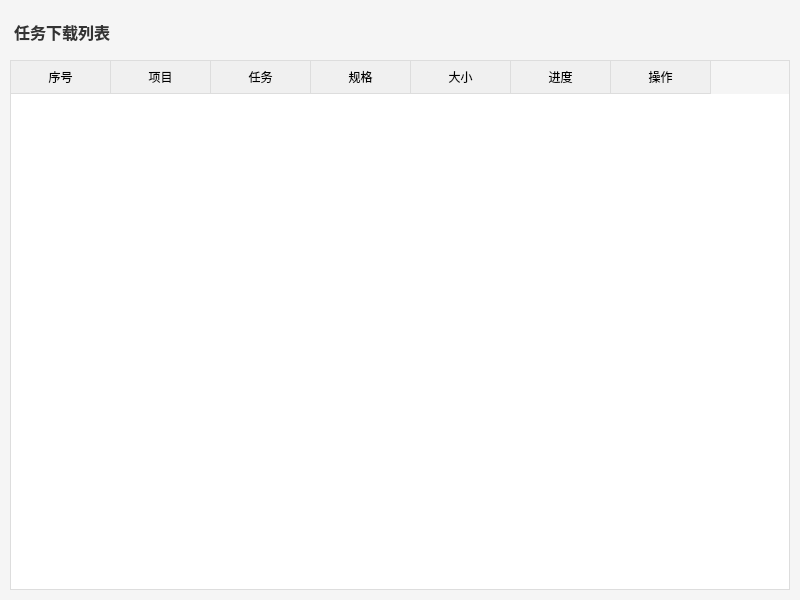
<?xml version="1.0" encoding="UTF-8"?>
<ui version="4.0">
 <class>DownloadManager</class>
 <widget class="QMainWindow" name="DownloadManager">
  <property name="geometry">
   <rect>
    <x>0</x>
    <y>0</y>
    <width>800</width>
    <height>600</height>
   </rect>
  </property>
  <property name="windowTitle">
   <string>下载管理</string>
  </property>
  <widget class="QWidget" name="centralwidget">
   <property name="styleSheet">
    <string notr="true">QWidget {
    background-color: #f5f5f5;
}</string>
   </property>
   <layout class="QVBoxLayout" name="verticalLayout">
    <property name="leftMargin">
     <number>10</number>
    </property>
    <property name="topMargin">
     <number>10</number>
    </property>
    <property name="rightMargin">
     <number>10</number>
    </property>
    <property name="bottomMargin">
     <number>10</number>
    </property>
    <item>
     <widget class="QLabel" name="title_label">
      <property name="text">
       <string>任务下载列表</string>
      </property>
      <property name="styleSheet">
       <string notr="true">QLabel {
    font-size: 16px;
    font-weight: bold;
    color: #333;
    padding: 10px 0;
}</string>
      </property>
     </widget>
    </item>
    <item>
     <widget class="QTableWidget" name="table">
      <property name="styleSheet">
       <string notr="true">QTableWidget {
    background-color: white;
    border: 1px solid #ddd;
}
QHeaderView::section {
    background-color: #f0f0f0;
    padding: 5px;
    border: none;
    border-right: 1px solid #ddd;
    border-bottom: 1px solid #ddd;
}
QTableWidget::item {
    padding: 5px;
}</string>
      </property>
      <property name="alternatingRowColors">
       <bool>true</bool>
      </property>
      <property name="showGrid">
       <bool>true</bool>
      </property>
      <property name="gridStyle">
       <enum>Qt::SolidLine</enum>
      </property>
      <attribute name="verticalHeaderVisible">
       <bool>false</bool>
      </attribute>
      <column>
       <property name="text">
        <string>序号</string>
       </property>
      </column>
      <column>
       <property name="text">
        <string>项目</string>
       </property>
      </column>
      <column>
       <property name="text">
        <string>任务</string>
       </property>
      </column>
      <column>
       <property name="text">
        <string>规格</string>
       </property>
      </column>
      <column>
       <property name="text">
        <string>大小</string>
       </property>
      </column>
      <column>
       <property name="text">
        <string>进度</string>
       </property>
      </column>
      <column>
       <property name="text">
        <string>操作</string>
       </property>
      </column>
     </widget>
    </item>
   </layout>
  </widget>
 </widget>
 <resources/>
 <connections/>
</ui> 
